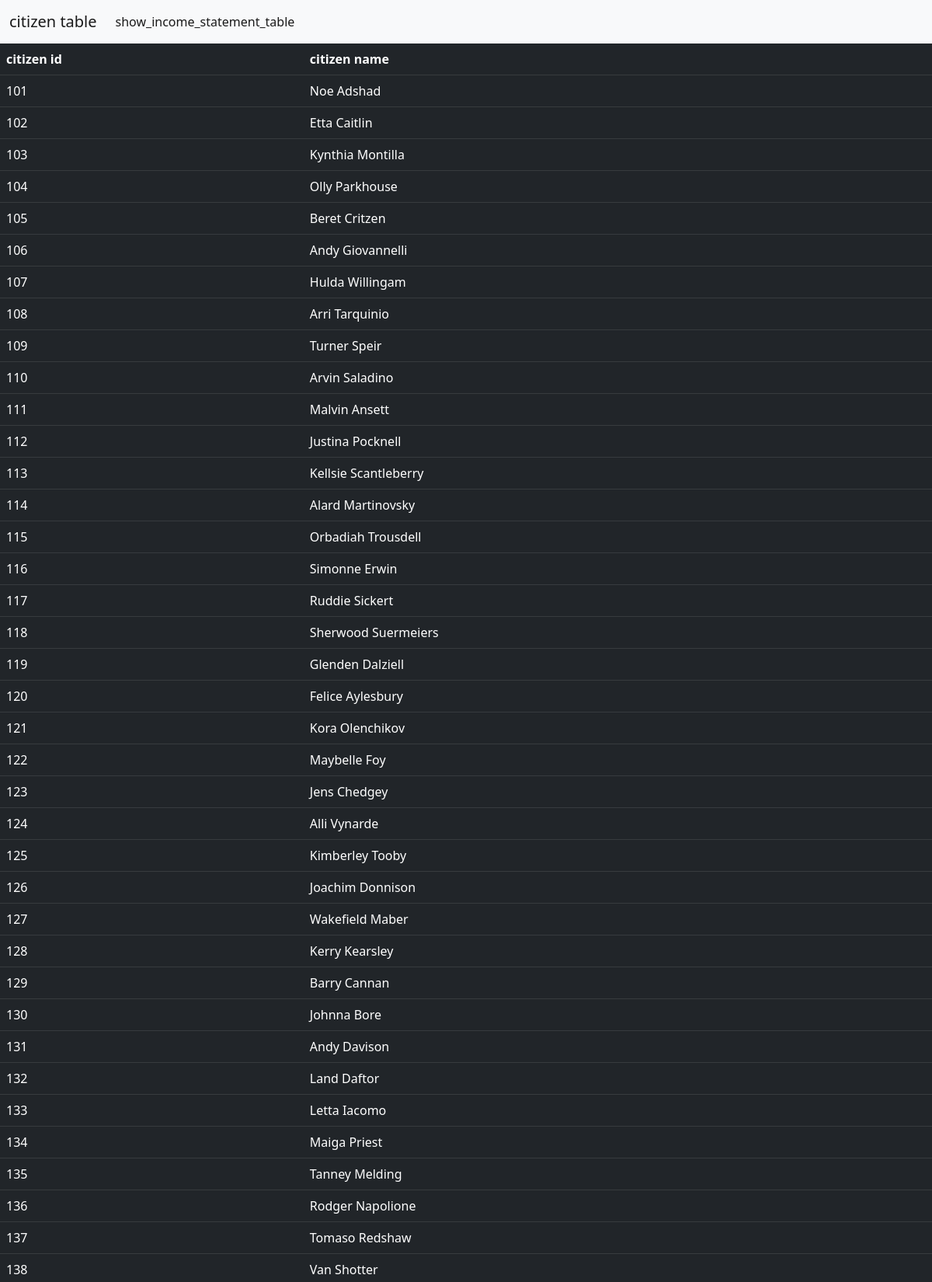
The page / (upper part) on the database its author committed.
### tables/models.py (models this page shows, shortened)
class Citizen(models.Model):
    citizen_id = models.BigAutoField(primary_key=True)
    citizen_name = models.TextField()

### tables/views.py (the view)
# urls.py: path('', show_citizen_table, ),
def show_citizen_table(request):  # Displays hotel table
    citizen_list = Citizen.objects.all()
    return render(request, 'show_citizen_table.html',
                  {'citizen_list': citizen_list})

### templates/show_citizen_table.html
{% extends 'base.html' %}
{% block content %}
    <table class="table table-hover table-dark">
        <thead>
        <tr>
            <th scope="col">citizen id</th>
            <th scope="col">citizen name</th>
        </tr>
        </thead>
        {% for citizen in citizen_list %}
            <tr>
                <td>
                    {{ citizen.citizen_id }}
                </td>
                <td>
                    {{ citizen.citizen_name }}
                </td>
            </tr>
        {% endfor %}
    </table>
{% endblock %}

### rows shown on the page
Citizen: citizen_id "101", citizen_name "Noe Adshad"
Citizen: citizen_id "102", citizen_name "Etta Caitlin"
Citizen: citizen_id "103", citizen_name "Kynthia Montilla"
Citizen: citizen_id "104", citizen_name "Olly Parkhouse"
Citizen: citizen_id "105", citizen_name "Beret Critzen"
Citizen: citizen_id "106", citizen_name "Andy Giovannelli"
Citizen: citizen_id "107", citizen_name "Hulda Willingam"
Citizen: citizen_id "108", citizen_name "Arri Tarquinio"
Citizen: citizen_id "109", citizen_name "Turner Speir"
Citizen: citizen_id "110", citizen_name "Arvin Saladino"
Citizen: citizen_id "111", citizen_name "Malvin Ansett"
Citizen: citizen_id "112", citizen_name "Justina Pocknell"
Citizen: citizen_id "113", citizen_name "Kellsie Scantleberry"
Citizen: citizen_id "114", citizen_name "Alard Martinovsky"
Citizen: citizen_id "115", citizen_name "Orbadiah Trousdell"
Citizen: citizen_id "116", citizen_name "Simonne Erwin"
Citizen: citizen_id "117", citizen_name "Ruddie Sickert"
Citizen: citizen_id "118", citizen_name "Sherwood Suermeiers"
Citizen: citizen_id "119", citizen_name "Glenden Dalziell"
Citizen: citizen_id "120", citizen_name "Felice Aylesbury"
Citizen: citizen_id "121", citizen_name "Kora Olenchikov"
Citizen: citizen_id "122", citizen_name "Maybelle Foy"
Citizen: citizen_id "123", citizen_name "Jens Chedgey"
Citizen: citizen_id "124", citizen_name "Alli Vynarde"
Citizen: citizen_id "125", citizen_name "Kimberley Tooby"
Citizen: citizen_id "126", citizen_name "Joachim Donnison"
Citizen: citizen_id "127", citizen_name "Wakefield Maber"
Citizen: citizen_id "128", citizen_name "Kerry Kearsley"
Citizen: citizen_id "129", citizen_name "Barry Cannan"
Citizen: citizen_id "130", citizen_name "Johnna Bore"
Citizen: citizen_id "131", citizen_name "Andy Davison"
Citizen: citizen_id "132", citizen_name "Land Daftor"
Citizen: citizen_id "133", citizen_name "Letta Iacomo"
Citizen: citizen_id "134", citizen_name "Maiga Priest"
Citizen: citizen_id "135", citizen_name "Tanney Melding"
Citizen: citizen_id "136", citizen_name "Rodger Napolione"
Citizen: citizen_id "137", citizen_name "Tomaso Redshaw"
Citizen: citizen_id "138", citizen_name "Van Shotter"
